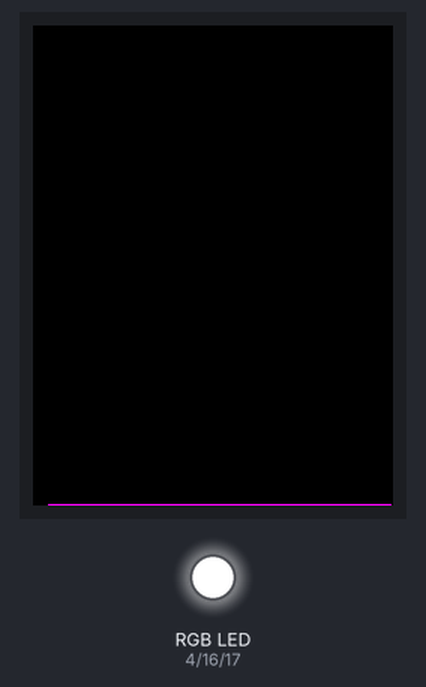
Recording of a program running on a simulated ESP32 board running MicroPython. Parts: 240×320 colour display, an RGB LED mixed from three pins (HIGH = lit). Library files of the repository ran but are not shown: ili9341.py, xpt2046.py; pins used as bus, display or sensor lines are not drawn; what the program prints to the serial console is not drawn.

Above: at 2.6 s.
At 16.1 s:
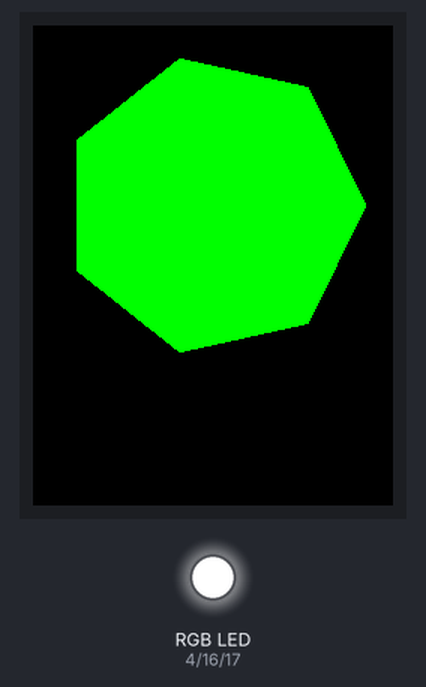
At 18.1 s:
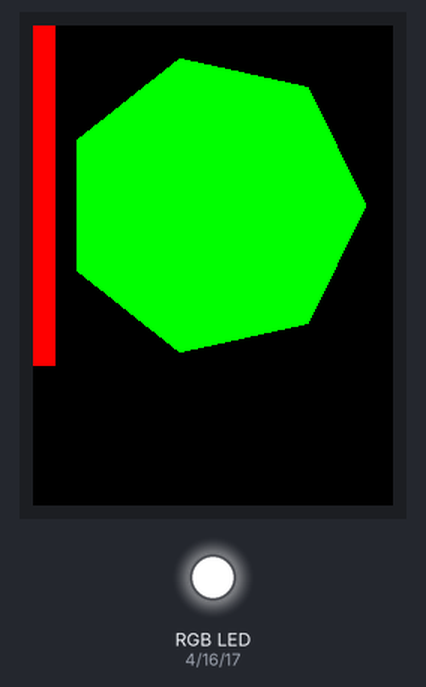
At 20.2 s:
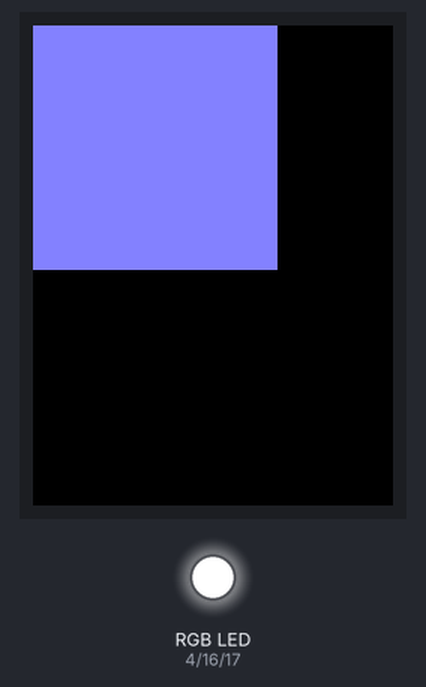
At 26.3 s:
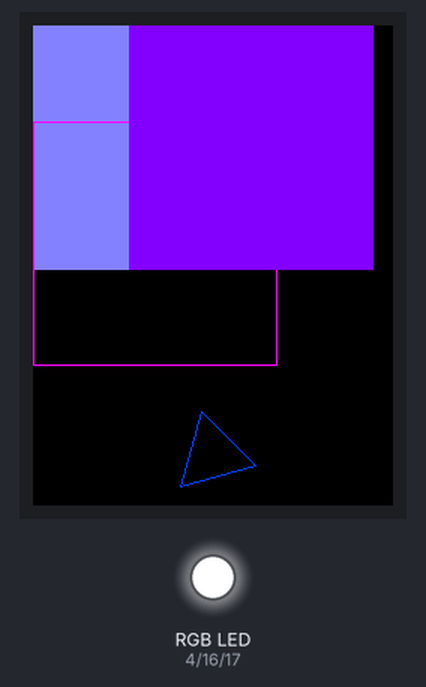
At 36.8 s:
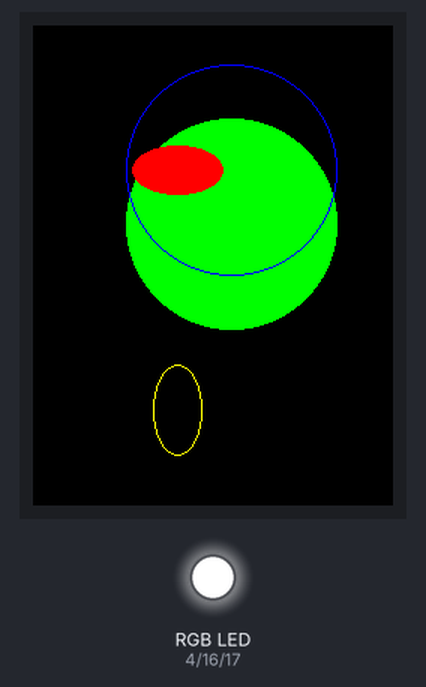
Timing chart, 0 to 38.3 s (numbered marks = the images above):
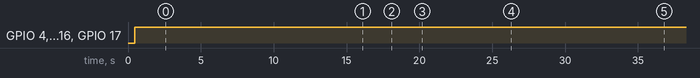

The program:

display_shapes.py
```python
import sys

from cyd_colours import (
    AQUA,
    BLUE,
    BLUE_RIBBON,
    DARK_BLUE,
    FUCHSIA,
    GREEN,
    INDIGO,
    LIGHT_SLATE_BLUE,
    RED,
    WHITE,
    YELLOW,
)
from cyd_utils import get_cyd_utils
from utime import sleep

# get a reference to cyd_utils
cyd_utils = get_cyd_utils()
cyd_display = cyd_utils.cyd_display()


def waiting(secs):
    for i in range(secs, -1, -1):
        print("\rwaiting for", i, "secs  ", end="")
        sleep(1)
    print("\r", " " * 30, end="")


def display_shapes():

    cyd_display.clear(DARK_BLUE)
    waiting(1)

    cyd_display.clear()

    cyd_display.draw_hline(10, 319, 229, FUCHSIA)
    waiting(1)

    cyd_display.draw_vline(10, 0, 319, AQUA)
    waiting(1)

    cyd_display.fill_hrect(23, 50, 30, 75, WHITE)
    waiting(1)

    cyd_display.draw_hline(0, 0, 222, RED)
    waiting(1)

    cyd_display.draw_line(127, 0, 64, 127, YELLOW)
    waiting(2)

    cyd_display.clear()

    coords = [[0, 63], [78, 80], [122, 92], [50, 50], [78, 15], [0, 63]]
    cyd_display.draw_lines(coords, AQUA)
    waiting(1)

    cyd_display.clear()
    cyd_display.fill_polygon(7, 120, 120, 100, GREEN)
    waiting(1)

    cyd_display.fill_rectangle(0, 0, 15, 227, RED)
    waiting(1)

    cyd_display.clear()

    cyd_display.fill_rectangle(0, 0, 163, 163, LIGHT_SLATE_BLUE)
    waiting(1)

    cyd_display.draw_rectangle(0, 64, 163, 163, FUCHSIA)
    waiting(1)

    cyd_display.fill_rectangle(64, 0, 163, 163, INDIGO)
    waiting(1)

    cyd_display.draw_polygon(3, 120, 286, 30, BLUE_RIBBON, rotate=15)
    waiting(3)

    cyd_display.clear()

    cyd_display.fill_circle(132, 132, 70, GREEN)
    waiting(1)

    cyd_display.draw_circle(132, 96, 70, BLUE)
    waiting(1)

    cyd_display.fill_ellipse(96, 96, 30, 16, RED)
    waiting(1)

    cyd_display.draw_ellipse(96, 256, 16, 30, YELLOW)

    waiting(5)
    print()  # finished
    cyd_display.cleanup()


display_shapes()
print("end of run")
sys.exit()
```

cyd_colours.py
```python
AQUA = const(0x07FF)  # (0, 255, 255)
BLACK = const(0x0000)  # (0, 0, 0)
BLUE = const(0x001F)  # (0, 0, 255)
BLUE_RIBBON = const(0x21F)  # (0, 64, 255)
CHARTREUSE = const(0x87E0)  # (128, 255, 0)
CYAN = const(0x87FF)  # (128, 255, 255)
DARK_BLUE = const(0x401F)  # (64, 0, 255)
DARK_GREEN = const(0x0400)  # (0, 128, 0)
DARK_GREY = const(0x2104)  # (34, 34, 34)
DEEP_PINK = const(0xF810)  # (255, 0, 128)
DODGER_BLUE = const(0x041F)  # (0, 128, 255)
FUCHSIA = const(0xF81F)  # (255, 0, 255)
GREEN = const(0x07E0)  # (0, 255, 0)
GREY = const(0x8410)  # (128, 128, 128)
INDIGO = const(0x801F)  # (128, 0, 255)
LIGHT_CORAL = const(0xFC10)  # (255, 128, 128)
LIGHT_GREEN = const(0x87F0)  # (128, 255, 128)
LIGHT_SLATE_BLUE = const(0x841F)  # (128, 128, 255)
LIGHT_YELLOW = const(0xFFF0)  # (255, 255, 128)
MAROON = const(0x8000)  # (128, 0, 0)
NAVY = const(0x0010)  # (0, 0, 128)
OLIVE = const(0x8400)  # (128, 128, 0)
ORANGE = const(0xFC00)  # (255, 128, 0)
PINK = const(0xFC1F)  # (255, 128, 255)
PURPLE = const(0x8010)  # (128, 0, 128)
RED = const(0xF800)  # (255, 0, 0)
SPRING_GREEN = const(0x07F0)  # (0, 255, 128)
TEAL = const(0x0410)  # (0, 128, 128)
WHITE = const(0xFFFF)  # (255, 255, 255)
YELLOW = const(0xFFE0)  # (255, 255, 0)


# use this function to generate the relevant constant
def rgb_to_rgb565(r, g, b):
    return ((r & 0xF8) << 8) | ((g & 0xFC) << 3) | (b >> 3)


# here is an example
# r, g, b = 128, 128, 255
# color = rgb_to_rgb565(r, g, b)
# print(hex(color)) # gives 0x841f as output
```

cyd_utils.py
```python
# 21/03/2024 added rotation to initial params, NB defaults to zero
import os

from ili9341 import Display
from machine import ADC, SPI, Pin, SDCard, SoftSPI
from xpt2046 import Touch


class _CydUtils(object):

    def __init__(self, width, height, rotation):
        self._sd_on = False
        self._init_display(width, height, rotation)
        self._init_touchscreen()
        self._init_leds()
        self._init_light_sensor()

    # returns a reference to the CYD display screen
    def cyd_display(self):
        return self._display

    # returns a reference to the CYD touch screen
    def cyd_touch(self, touch_handler):
        self._touch = Touch(
            self._touch_spi, cs=Pin(33), int_pin=Pin(36), int_handler=touch_handler
        )
        return self._touch

    # returns a reference to the CYD light sensor
    def cyd_lightsensor(self):
        return self._lightsensor

    # turn led off
    def led_off(self):
        # turn all off
        self._red_led.value(1)
        self._green_led.value(1)
        self._blue_led.value(1)

    def red_led_on(self):
        self.led_off()
        # turn red on
        self._red_led.value(0)

    def green_led_on(self):
        self.led_off()
        # turn green on
        self._green_led.value(0)

    def blue_led_on(self):
        self.led_off()
        # turn blue on
        self._blue_led.value(0)

    # mount SD card
    def mountSDcard(self):
        if self._sd_on:
            print("SD card already mounted, ignored")
            return True
        try:
            # Set up SD card
            sd = SDCard(slot=2, sck=Pin(18), miso=Pin(19), mosi=Pin(23), cs=Pin(5))
            # Print SD card info (seems to be card size and sector size?)
            print("sd.info", sd.info())

            # Mount SD card and print directory listing
            # SD card must be formatted with a file system recognised by ESP32 (FAT)
            os.mount(sd, "/sd")
            # sd_contents=os.listdir("/sd")
            self._sd_on = True
            return True
        except OSError:
            self._sd_on = False
            print("failed to mount SD card!")
            return False

    def _init_display(self, width, height, rotation):
        # Set up SPI for display
        # Baud rate of 40000000 seems about the max
        self._display_spi = SPI(1, baudrate=40000000, sck=Pin(14), mosi=Pin(13))

        # Set up display
        # The library needs a reset pin, which does not exist on this board
        self._display = Display(
            self._display_spi,
            dc=Pin(2),
            cs=Pin(15),
            rst=Pin(15),
            width=width,
            height=height,
            rotation=rotation,
        )

        # Turn on display backlight
        self._backlight = Pin(21, Pin.OUT)
        self._backlight.on()

    def _init_touchscreen(self):
        # Read touch screen
        # self._touch_spi = SPI(
        #     2, baudrate=1000000, sck=Pin(25), mosi=Pin(32), miso=Pin(39)
        # )
        self._touch_spi = SoftSPI(
            baudrate=100000,
            polarity=1,
            phase=0,
            sck=Pin(25),
            mosi=Pin(32),
            miso=Pin(39),
        )

    def _init_leds(self):
        # RGB LED at the back
        self._red_led = Pin(4, Pin.OUT)
        self._green_led = Pin(16, Pin.OUT)
        self._blue_led = Pin(17, Pin.OUT)
        self.led_off()

    def _init_light_sensor(self):
        self._lightsensor = ADC(34, atten=ADC.ATTN_0DB)


# -----------------------------------
_cyd_utils = None  # used to check only ever one instance of utils


def get_cyd_utils(width=240, height=320, rotation=0):
    global _cyd_utils
    if _cyd_utils is None:
        # cretae an instance
        _cyd_utils = _CydUtils(width, height, rotation)
    return _cyd_utils
```

Measured:
- by itself, GPIO 4 (_red_led), GPIO 16 (_green_led), GPIO 17 (_blue_led): LOW → HIGH at 0.45 s
- what the display in image 0 shows lasts 2.0 s, from 2.6 s to 4.6 s
- what the display in image 4 shows lasts 4.1 s, from 26.2 s to 30.3 s
